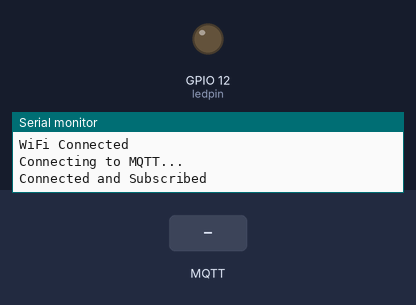
This sketch was run on a simulated ESP32. On the bench: output pins drawn as LEDs (lit = HIGH), the last lines printed to the serial monitor. The inputs (shaded band) are chosen by the test bench. WiFi joins after 1.5 s; servers stay silent unless stated; no MQTT or app messages arrive unless stated.

Above: at 3.2 s.
3.3 s: MQTT message "true" arrives on the first subscribed topic
At 3.9 s:
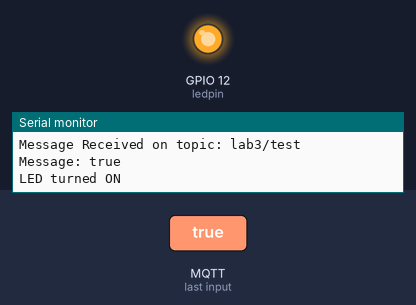
4.8 s: MQTT message "false" arrives on the first subscribed topic
At 6.2 s:
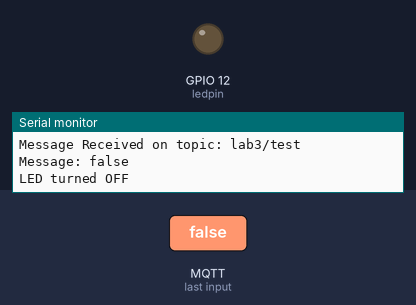
Timing chart, 0 to 7.8 s (numbered marks = the images above; inputs shaded):
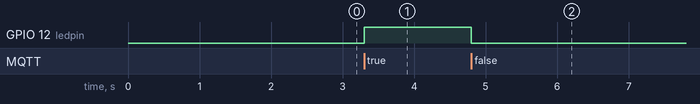

Measured:
- after the input at 3.3 s, GPIO 12 (ledpin): LOW → HIGH at once
- after the input at 4.8 s, GPIO 12 (ledpin): HIGH → LOW at once

The sketch:

led_btn.ino
```cpp
#include <WiFi.h>
#include <PubSubClient.h>

const char* ssid = "Type your WiFi Name";
const char* password = "Type Your Password";
const char* mqtt_server = "broker.hivemq.com";
const int mqtt_port = 1883;
const char* topic = "lab3/test";

const int ledpin = 12;

WiFiClient espClient;
PubSubClient client(espClient);


void callback(char* topic, byte* message, unsigned int length) {
  Serial.print("Message Received on topic: ");
  Serial.println(topic);
  Serial.print("Message: ");

  // Convert byte array to string
  String msg = "";
  for (int i = 0; i < length; i++) {
    Serial.print((char)message[i]);
    msg += (char)message[i];
  }
  Serial.println();

  // Control LED based on message
  if (msg == "true") {
    digitalWrite(ledpin, HIGH); // Turn LED ON
    Serial.println("LED turned ON");
  } else if (msg == "false") {
    digitalWrite(ledpin, LOW);  // Turn LED OFF
    Serial.println("LED turned OFF");
  }
}


void setup() {
  Serial.begin(115200);

    // Set LED pin as output
  pinMode(ledpin, OUTPUT);
  digitalWrite(ledpin, LOW); // Start with LED off

  WiFi.begin(ssid,password);
    while(WiFi.status()!= WL_CONNECTED){
      delay(1000);
      Serial.println("Connecting to WiFi...");
    }
      Serial.println("WiFi Connected");

    client.setServer(mqtt_server,mqtt_port);
    client.setCallback(callback);
}

void loop() {
   if (!client.connected()) {
    while (!client.connected()) {
      Serial.println("Connecting to MQTT...");
      if (client.connect("ESP32_Subscriber")) {
        client.subscribe(topic);
        Serial.println("Connected and Subscribed");
      } else {
        delay(5000);
      }
    }
  }
  client.loop(); // Process incoming messages

}
```
